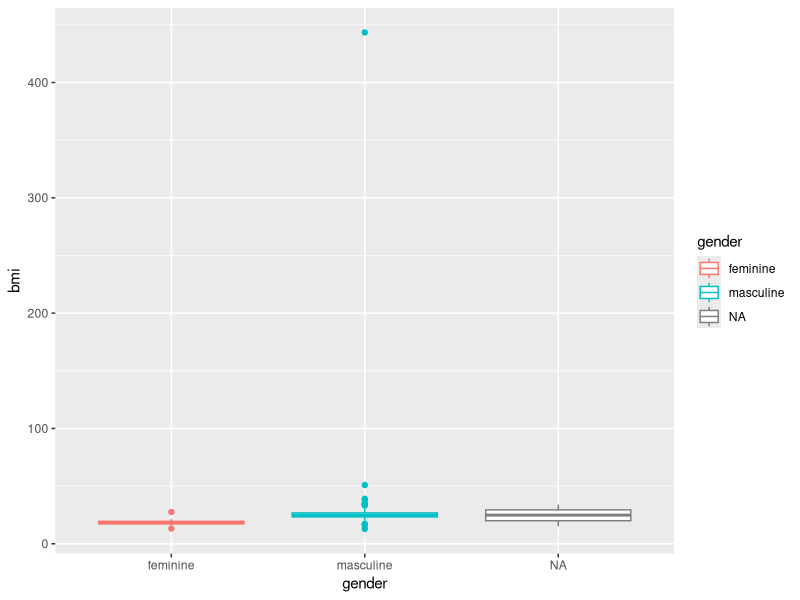

Write R code to recreate this figure.
## ---- chunk 1
knitr::opts_chunk$set(echo = TRUE)
## ---- chunk 2
library(tidyverse)
library(knitr)
## ---- chunk 3
a<-starwars %>% 
  group_by(homeworld) %>% 
  summarise(species = n_distinct(species,na.rm = TRUE),n = n()) %>% 
  na.omit() %>%
  arrange(desc(species))

spe<-sum(a$species)
sum(a$n)

## ---- chunk 4
a<-starwars %>% 
  mutate(most = lengths(films)) %>%
  summarize(name,most) %>%
  arrange(desc(most)) %>%
  head(1)
## ---- chunk 5
 b<-starwars %>%
  group_by(species) %>%
  summarise(avg_height = mean(height), avg_mass = mean(mass)) %>%
  na.omit()
kable(b)
## ---- chunk 6
starwars_new_character <- add_row(starwars,name ="Oguzhansolo", height = 1.80, mass= 74, hair_color=" black", skin_color= "brown", eye_color= "brown",
                            birth_year = 1999, sex =" male", gender = "masculine" , homeworld="Earth",species="HUman",
                            films=NA, vehicles=NA, starships=NA)
kable(t(tail(starwars_new_character,1)),col.names = c("Added Values"))
## ---- chunk 7
new_data<- data.frame(name = starwars$name,mass = starwars$mass,height = starwars$height,species = starwars$species,hair_color = starwars$hair_color,skin_Color = starwars$skin_color,eye_color = starwars$eye_color,sex = starwars$sex,gender = starwars$gender,bmi = starwars$mass/(starwars$height/100)^2)
kable(new_data[1:10,])

## ---- chunk 8
memo<-new_data %>%
  group_by(species) %>%
          mutate(underweight = ((bmi < 18.5)),
           healty = ((18.5 < bmi) & (bmi < 24.99)),
           overweight =((25.0 < bmi) & (bmi < 29.99)),
           obese = ((bmi > 30.0))) %>%
  summarise(healty = sum(healty,na.rm = TRUE),
            underweight = sum(underweight,na.rm = TRUE),
            overweight =   sum(overweight,na.rm = TRUE),
            obese =  sum(obese,na.rm = TRUE)) %>%
  na.omit()
kable(memo)
## ---- chunk 9
ggplot(data = new_data) +
  geom_boxplot(mapping = aes(x=gender, y=bmi,color=gender)) 
